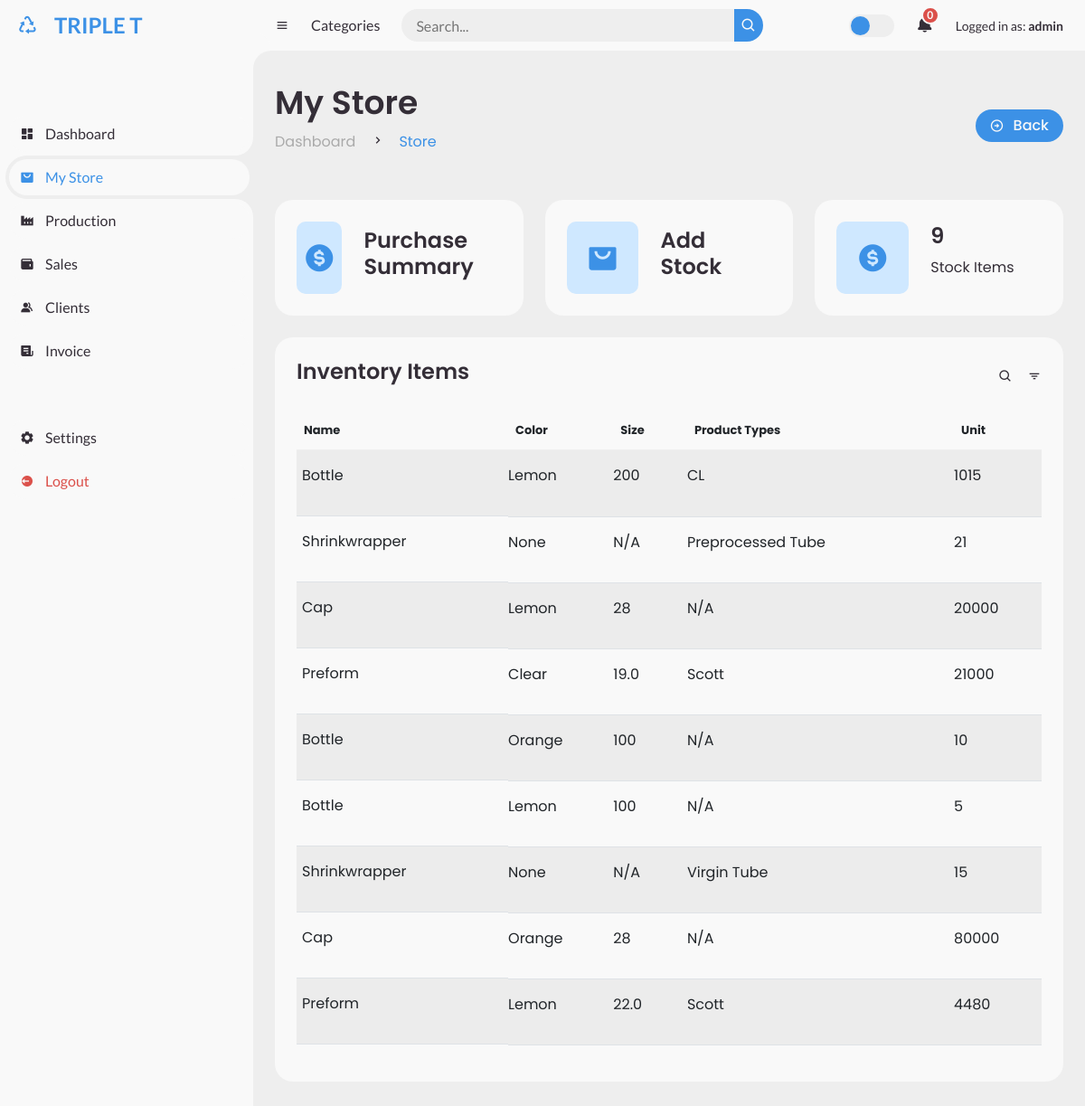
Page /stock_list/ (signed in) on the committed database.
### store/models.py (models this page shows, shortened)
class Stock(models.Model):
    name = models.CharField(max_length=100, null=True)
    color = models.CharField(max_length=50, null=True, blank=True)
    cap_type = models.ForeignKey(Cap, on_delete=models.SET_NULL, null=True, blank=True)
    product_type = models.CharField(max_length=20, null=True, blank=True)
    bottle_type = models.CharField(max_length=20, null=True, blank=True)
    preform_type = models.ForeignKey(Preform_type, on_delete=models.SET_NULL, null=True, blank=True)
    unit = models.IntegerField(null=True, blank=True)
    created_at = models.DateTimeField(auto_now_add=True)
    notification_sent = models.BooleanField(default=False)

class Cap(models.Model):
    name = models.CharField(max_length = 20, default = 'Cap')
    size = models.IntegerField()
    quantity_per_bag = models.IntegerField()

class Preform_type(models.Model):
    name = models.CharField(max_length=30)
    size = models.DecimalField(max_digits=5, decimal_places=1)
    quantity_per_bag = models.IntegerField()

### store/views.py (the view)
# urls.py: path('stock_list/', views.stock_detail, name="stock_list"),
@login_required
def stock_detail(request):
    updated_stock_items = Stock.objects.all()
    for updated_stock_item in updated_stock_items:
        if updated_stock_item.unit == 0:
            updated_stock_item.delete()
        elif updated_stock_item.unit <= threshold_values.get(updated_stock_item.name, 5000) and not updated_stock_item.notification_sent:
            notify_stock_threshold(request.user, updated_stock_item)
            updated_stock_item.notification_sent = True
            updated_stock_item.save()
    stock_items = Stock.objects.all().order_by('-id')
    notifications = Notification.objects.all()
    unread_notifications_count = notifications.filter(is_read=False).count()
    stock_count = stock_items.count()
    return render(request, 'stock/index.html', {'stock_item': stock_items, 'stock_count': stock_count,'unread_notifications_count':unread_notifications_count})

### store/templates/stock/index.html (shortened to what this page needs)
{% extends "stock/base.html" %}
{% block body %}
<div class="head-title">
    <div class="left">
      <h1>My Store</h1>
      <ul class="breadcrumb">
        <li>
          <a href="#">Dashboard</a>
        </li>
        <li><i class='bx bx-chevron-right' ></i></li>
        <li>
          <a class="active" href="{% url 'stock_list' %}">Store</a>
        </li>
      </ul>
    </div>
    <a href="{% url 'stock_list' %}" class="btn-download">
      <i class='bx bx-right-arrow-circle'></i>
      <span class="text">Back</span>
    </a>
  </div>
  <ul class="box-info">
    <a href="{% url 'stock' %}">
      <li>
        <i class='bx bxs-dollar-circle' ></i>
        <span class="text">
          <h3>Purchase Summary</h3>
        </span>
      </li>
    </a>
    <a href="{% url 'add_stock' %}">
      <li>
        <i class='bx bxs-shopping-bag-alt store' ></i>
        <span class="text">
          <h3>Add Stock</h3>
        </span>
      </li>
    </a>
    <a href="#">
      <li>
        <i class='bx bxs-dollar-circle' ></i>
        <span class="text">
          <h3>{{ stock_count }}</h3>
          <p>Stock Items</p>
        </span>
      </li>
    </a>
  </ul>
    <div class="table-data">
      <div class="order">
        <div class="head">
          <h3>Inventory Items</h3>
          <i class='bx bx-search' ></i>
          <i class='bx bx-filter' ></i>
        </div>
        <table class="table table-striped">
          <thead>
            <tr>
              <th>Name</th>
              <th>Color</th>
              <th>Size</th>
              <th>Product Types</th>
              <th>Unit </th>
            </tr>
          </thead>
          <tbody>
              {% for stock_item in stock_item %}
              <tr>
                  <td>
                    <p>{{stock_item.name}}</p>
                  </td>
                  <td><p>{{stock_item.color}}</p></td>
                  <td>
                    {% if stock_item.preform_type %}
                    {{ stock_item.preform_type.size }}
                    {% elif stock_item.cap_type %}
                    {{ stock_item.cap_type.size }}
                    {% elif stock_item.bottle_type %}
                    {{ stock_item.bottle_type }}
                    {% else %}
                    N/A
                    {% endif %}
                </td>
                  <td>
                      {% if stock_item.preform_type %}
                      {{ stock_item.preform_type.name }}
                      {% elif stock_item.product_type %}
                      {{ stock_item.product_type }}
                      {% else %}
                      N/A
                      {% endif %}
                  </td>
                  <td>{{stock_item.unit}}</td>
                </tr>
              {% endfor %}
          </tbody>
        </table>
</div>
{% endblock %}

### store/templates/stock/base.html (shortened to what this page needs)
{% load static %}
<!DOCTYPE html>
<html lang="en">
<head>
	<link href='https://unpkg.com/boxicons@2.0.9/css/boxicons.min.css' rel='stylesheet'>
	<link href="https://cdn.jsdelivr.net/npm/bootstrap@5.2.3/dist/css/bootstrap.min.css" rel="stylesheet">
	<link href="{% static './css/style.css' %}" rel="stylesheet" />
</head>
<body>
	<section id="sidebar">
		<a href="#" class="brand ">
			<i class='bx bx-recycle'></i>
			<span class="text"> TRIPLE T <br>
			</span>
		</a>
		<ul class="side-menu top">
			<li>
				<a href="{% url 'home' %}">
					<i class='bx bxs-dashboard' ></i>
					<span class="text">Dashboard</span>
				</a>
			</li>
			<li class="active">
				<a href="{% url 'stock_list' %}">
					<i class='bx bxs-shopping-bag-alt store' ></i>
					<span class="text">My Store</span>
				</a>
			</li>
			<li>
				<a class="nav-link" href="{% url 'record' %}">
					<i class='bx bxs-factory'></i>
					<span class="text">Production</span>
				</a>
			</li>
			<li >
				<a href="{% url 'sales_record' %}">
					<i class='bx bxs-wallet'></i>
					<span class="text">Sales</span>
				</a>
			</li>
			<li>
				<a href="{% url 'customer' %}">
					<i class='bx bxs-group'></i>
					<span class="text">Clients</span>
				</a>
			</li>
			<li>
				<a href="{% url 'invoice' %}">
					<i class='bx bxs-receipt'></i>
					<span class="text">Invoice</span>
				</a>
			</li>
		</ul>
		<ul class="side-menu">
			{% if request.user.is_superuser %}
			<li>
				<a href="{% url 'settings' %}" >
					<i class='bx bxs-cog' ></i>
					<span class="text">Settings</span>
				</a>
			</li>
			{% endif %}
			<li>
				<a href="{% url 'user_logout' %}" class="logout">
					<i class='bx bxs-log-out-circle' ></i>
					<span class="text">Logout</span>
				</a>
			</li>
		</ul>
	</section>
	<section id="content">
		<nav>
			<i class='bx bx-menu' ></i>
			<a href="#" class="nav-link">Categories</a>
			<form action="#">
				<div class="form-input">
					<input type="search" placeholder="Search...">
					<button type="submit" class="search-btn"><i class='bx bx-search' ></i></button>
				</div>
			</form>
			<label for="switch-mode" class="switch-mode"></label>
			<a href="{% url 'notify' %}" class="notification">
				<i class='bx bxs-bell' ></i>
				<span class="num">{{ unread_notifications_count }}</span>
			</a>
			<a href="#" class="profile">
					<div class="small">Logged in as: <strong>{{user.get_username}}</strong></div>
			</a>
		</nav>
	<main>
        {% block body %}
		{% endblock%}
	</main>
	</section>
</body>
</html>

### store/templates/stock/base.html (style rules this page uses)
ol, ul { padding-left: 0rem !important; }

### rows in the picture
Stock: name "Bottle", color "Lemon", bottle_type "200", product_type "CL", unit "1015"
Stock: name "Shrinkwrapper", color "None", shows "N/A", product_type "Preprocessed Tube", unit "21"
Stock: name "Cap", color "Lemon", cap_type.size "28", shows "N/A", unit "20000"
Stock: name "Preform", color "Clear", preform_type.size "19.0", preform_type.name "Scott", unit "21000"
Stock: name "Bottle", color "Orange", bottle_type "100", shows "N/A", unit "10"
Stock: name "Bottle", color "Lemon", bottle_type "100", shows "N/A", unit "5"
Stock: name "Shrinkwrapper", color "None", shows "N/A", product_type "Virgin Tube", unit "15"
Stock: name "Cap", color "Orange", cap_type.size "28", shows "N/A", unit "80000"
Stock: name "Preform", color "Lemon", preform_type.size "22.0", preform_type.name "Scott", unit "4480"

### other values in the picture
{{ unread_notifications_count }} "0"
{{ user.get_username }} "admin"
{{ stock_count }} "9"
